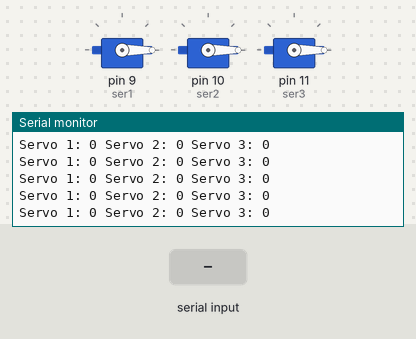
Bench run of a sketch on a simulated Arduino Uno, built with avr-gcc and run on an emulated ATmega328P. Parts: 3 × servo, the last lines printed to the serial monitor. The test bench sets the inputs (shaded band).

Above: at 1.2 s.
1.3 s: "a" received over Serial
At 2.2 s:
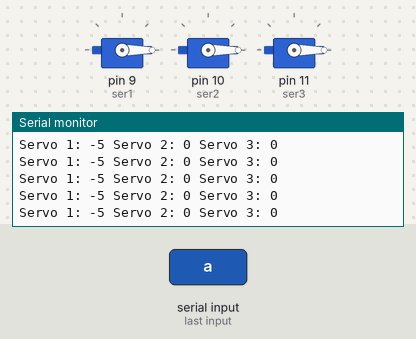
4.3 s: "d" received over Serial
At 5.1 s:
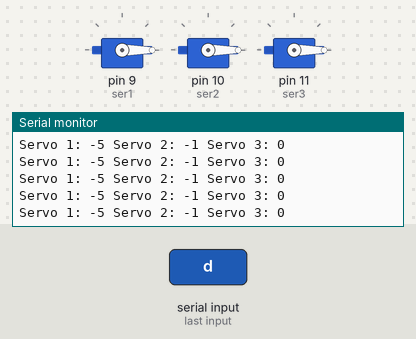
7.3 s: "w" received over Serial
At 8.0 s:
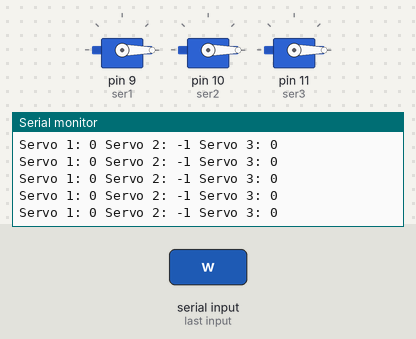

Measured:
- after the input at 1.3 s, the serial monitor: prints a new line after 0.08 s (image 1)
- after the input at 4.3 s, the serial monitor: prints a new line after 0.10 s (image 2)
- after the input at 7.3 s, the serial monitor: prints a new line after 0.10 s (image 3)

The sketch:

FWNIG55IEOP641L.ino
```cpp
#include<Servo.h> // include server library
Servo ser1; // create servo object to control a servo
Servo ser2;
Servo ser3;
Servo ser;
int poser1 = 0; // initial position of servo 1
int poser2 = 0; // initial position of servo 2
int poser3 = 0; // initial position of servo 3
int val; // initial value of input from keyboard

void setup() {
  Serial.begin(9600); // Serial comm begin at 9600bps
  ser1.attach(9);// servo 1 is connected at pin 9
  ser2.attach(10); //servo 2 is connected at pin 10
  ser3.attach(11); //servo 3 is connected at pin 11
  ser1.write(0);
  ser2.write(0);
  ser3.write(0);
}

void loop() {
  if (Serial.available()) // if serial value is available
  {
    //control of servo 1
    val = Serial.read();// then read the serial value
    if (val == 'w') //if value input is equals to d
    {
      poser1 += 5; //than position of servo motor increases by 1 ( anti clockwise)
      ser1.write(poser1);// the servo will move according to position
      delay(15);//delay for the servo to get to the position
     }
    if (val == 'a') //if value input is equals to a
    {
      poser1 -= 5; //than position of servo motor decreases by 1 (clockwise)
      ser1.write(poser1);// the servo will move according to position
      delay(15);//delay for the servo to get to the position
    }

    //control of servo 2
    if (val == 'r') //if value input is equals to d
    {
      poser2 += 1; //than position of servo motor increases by 1 ( anti clockwise)
      ser.write(poser2);// the servo will move according to position
      delay(15);//delay for the servo to get to the position
     }
    if (val == 'd') //if value input is equals to a
    {
      poser2 -= 1; //than position of servo motor decreases by 1 (clockwise)
      ser.write(poser2);// the servo will move according to position
      delay(15);//delay for the servo to get to the position
    }

    //control of servo 3
    if (val == 'y') //if value input is equals to d
    {
      poser3 += 1; //than position of servo motor increases by 1 ( anti clockwise)
      ser.write(poser3);// the servo will move according to position
      delay(15);//delay for the servo to get to the position
     }
    if (val == 'g') //if value input is equals to a
    {
      poser3 -= 1; //than position of servo motor decreases by 1 (clockwise)
      ser.write(poser3);// the servo will move according to position
      delay(15);//delay for the servo to get to the position
    }
  }
  Serial.println((String)"Servo 1: " + poser1 + " Servo 2: " + poser2 + " Servo 3: " + poser3);
}
```
